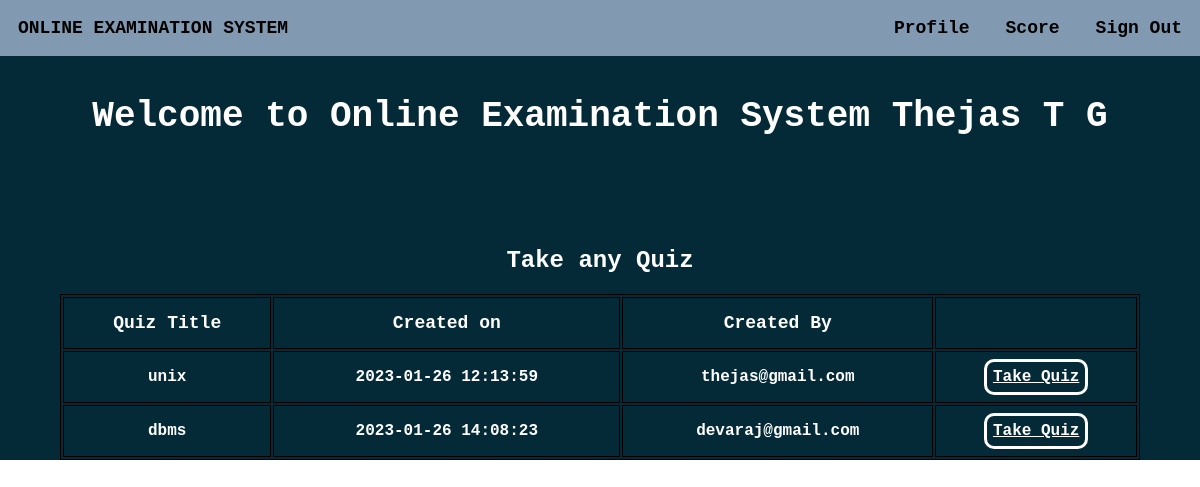
/homestud.php (signed in), run on the app's committed database.
### tables this page shows
CREATE TABLE `staff` (
  `staffid` varchar(10) NOT NULL,
  `name` varchar(20) NOT NULL,
  `mail` varchar(30) NOT NULL,
  `phno` varchar(10) NOT NULL,
  `gender` varchar(1) NOT NULL,
  `DOB` varchar(10) NOT NULL,
  `pw` varchar(200) NOT NULL,
  `dept` varchar(3) DEFAULT NULL
);

CREATE TABLE `quiz` (
  `quizid` int(11) NOT NULL,
  `quizname` varchar(20) NOT NULL,
  `date_created` timestamp NOT NULL DEFAULT current_timestamp(),
  `mail` varchar(30) DEFAULT NULL
);

### homestud.php (the view, shortened to what this page needs)
<!DOCTYPE html>
<html lang="en">
<head>
</head>
<body style="color: #fff !important; font-weight: bolder; margin: 0 !important; font-family: 'Courier New', Courier, monospace;">
    <div style="background-color: #042A38; height: auto;">
        <div class="navbar" style="display: inline-flex; width: 100%; color: black; position: fixed;">
            <section style="margin: 1.5vw;">ONLINE EXAMINATION SYSTEM</section>
            <ul style="display: inline-flex; padding: 0 !important; margin: 0; float: right; right: 0; position: fixed; width: 50vw;">
                <li onclick="prof()">Profile</li>
                <li onclick="score()">Score</li>
                <li onclick="lo()">Sign Out</li>
            </ul>
        </div><br><br>
        <?php
        $conn = mysqli_connect($host, $user, $ps, $project);
        $type1 = $_SESSION["type"];
        $username1 = $_SESSION["username"];
        $sql = "SELECT * FROM " . $type1 . " WHERE mail='{$username1}'";
        $res = mysqli_query($conn, $sql);
        if ($res == true) {
            while ($row = mysqli_fetch_array($res)) {
                $dbname = $row['name'];
            }
        }
        ?>
        <center>
            <section style="width: 100vw; margin: 0; margin-top: 5vw; font-size: 3vw;">
                Welcome to Online Examination System&nbsp;<?php echo $dbname ?>
            </section>
        </center>
        <section style="color: #fff !important"><br><br><br><br><br>
            <?php
            $sql = "SELECT * FROM quiz";
            $res = mysqli_query($conn, $sql);
            if ($res) {
                echo "<center><h1 style='font-size: 2vw;'>Take any Quiz</h1></center>";
                echo "<center><table><thead><tr><td>Quiz Title</td><td>Created on</td><td>Created By</td><td>  </td></tr></thead>";
                while ($row = mysqli_fetch_assoc($res)) {
                    echo "<tr><td>".$row["quizname"]."</td><td>".$row["date_created"]."</td><td>".$row["mail"]."</td><td><a id='tq' href='takeq.php?qid=".$row['quizid']."'>Take Quiz</a></td></tr>";
                }
                echo "</table></center>";
            }
            ?>
        </section>
    </div>
</body>
</html>

### homestud.php (style rules this page uses)
li { margin: 1.5vw; font-size: 1.5vw !important; }
ul { list-style: none; width: auto !important; font-weight: 2vw !important; }
.navbar { font-size: 1.5vw !important; background-color: #829ab1; }
a { text-decoration: none; color: #fff; }
table { width: 90vw; margin-left: 5vw; margin-right: 5vw; align-content: center; border: 1px solid black; }
thead { font-weight: 900; font-size: 1.5vw; }
td { width: auto; border: 1px solid black; text-align: center; height: 4vw; font-weight: bold; }
#tq { text-decoration: underline; border: 3px solid #fff; padding: 0.5vw; border-radius: 10px; }

### data on the page
staff: name "Thejas T G"
quiz: quizname "unix", date_created "2023-01-26 12:13:59", mail "thejas@gmail.com"
quiz: quizname "dbms", date_created "2023-01-26 14:08:23", mail "devaraj@gmail.com"
